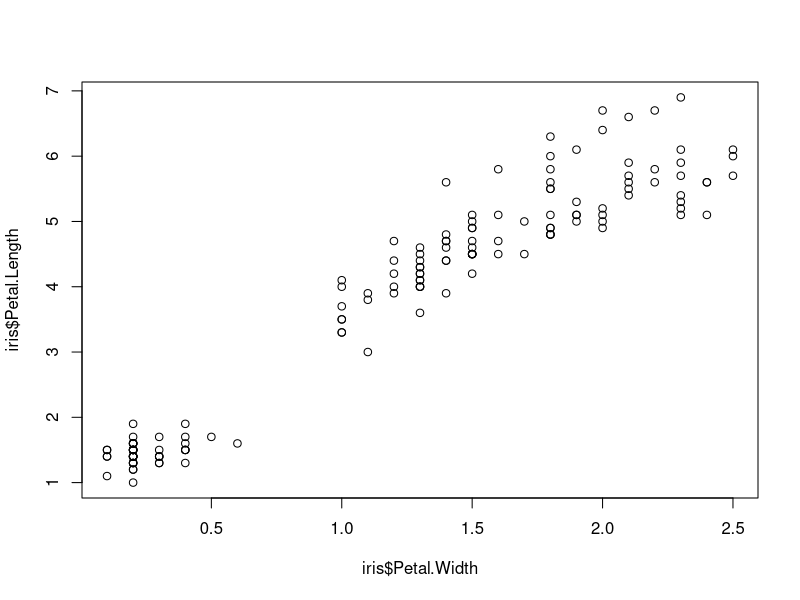
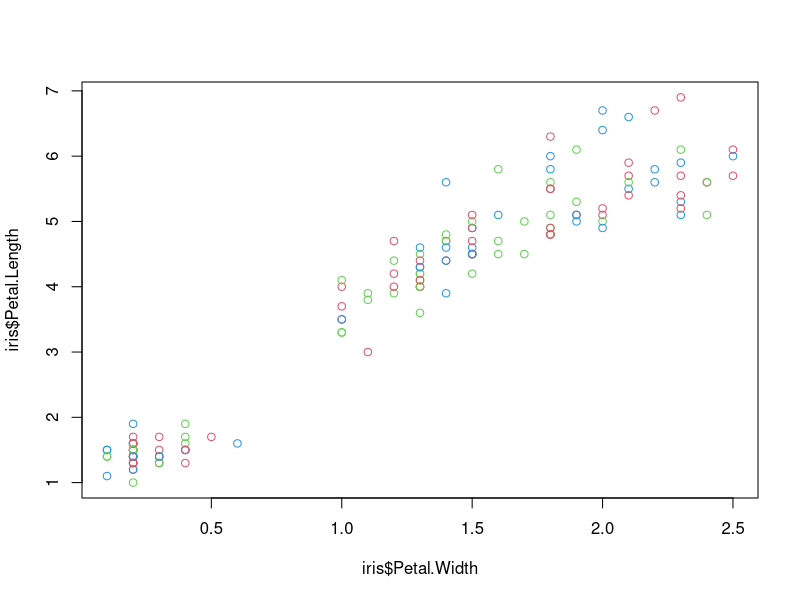
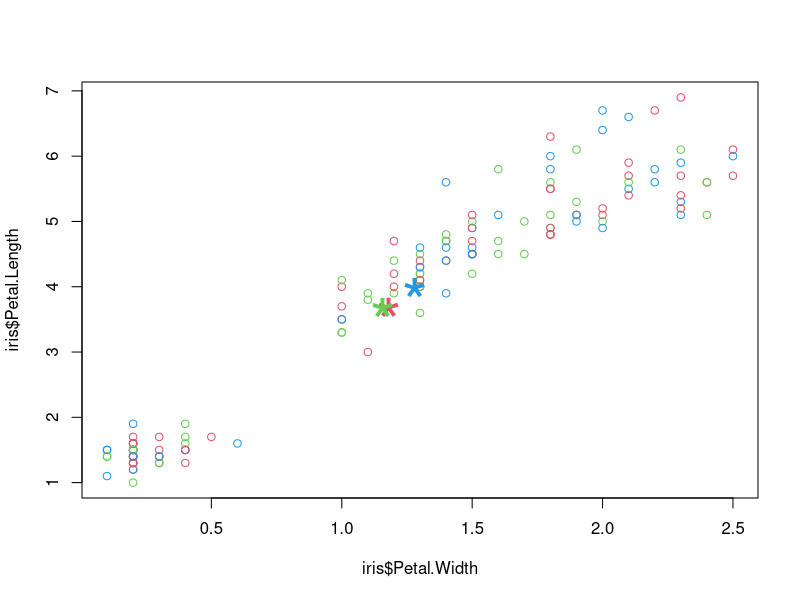

R code for these plots, in order: (Note: this script raises an error after producing the figures.)
## ---- chunk 1
knitr::opts_chunk$set(echo = TRUE)
########################################################
#kmeans algorithm illustration
########################################################

# Plot raw data
plot(iris$Petal.Width,iris$Petal.Length)


########################################################
# Start algorithm!
########################################################
# Randomly assign points to clusters (STEP 0)
K <- 3
data <- iris[,c(3,4)]
clusters <- sample(1:K, nrow(data), replace = TRUE)

# Plot raw data split by random cluster assignment 
plot(iris$Petal.Width,iris$Petal.Length,col=clusters+1)

############################
# Compute centroids (STEP 1)
############################

# Compute cluster average for one feature (Petal.Width)
tapply(iris$Petal.Width,clusters,mean) 
# Apply the "tapply" function to the columns of data. 
centers  <- apply(data, 2, tapply, clusters, mean)
centers

# Plot centroids with data
plot(iris$Petal.Width,iris$Petal.Length,col=clusters+1)
points(centers[,2],centers[,1],
       col=c(2,3,4),
       pch=rep("*",3),
       cex=4)

############################
# Create new clusters (STEP 1) 
############################
new.clus <- new.clusters(points = data, 
                         centers = centers)

# Define distance function p-2 features 
dist <- function(p1, p2) {
  return(sum((p1 - p2)^2))
}

# Define distance function p-2 features 
point.assign <- function(point, centers) {
  # Input: one point
  # Output: which cluster center is closest
  return(which.min(c(dist(point, centers[1, ]), 
                     dist(point, centers[2, ]), 
                     dist(point, centers[3, ]))))
}
# Test a point 
data[1,] # (1.4,0.2)
points(data[1,2],data[1,1],pch="o",cex=2)
point.assign(point=data[1,],centers=centers)
# The point (1.4,0.2) should be assigned to cluster ? 


# Define a function that assigns new clusters for all points
new.clusters <- function(points, centers) {
  # Input: points and centers
  # Output: new cluster assignment
  return(apply(points, 1, point.assign, centers))
}
# Test function 
clusters <- new.clusters(points=data,centers=centers)

# Plot centroids with data and new assigned points 
plot(iris$Petal.Width,iris$Petal.Length,col=clusters+1)
points(centers[,2],centers[,1],
       col=c(2,3,4),
       pch=rep("*",3),
       cex=4)


# Rinse and repeat

############################
# Compute centroids (STEP 2)
############################

centers  <- apply(data, 2, tapply, clusters, mean)
centers

# Plot centroids with data
plot(iris$Petal.Width,iris$Petal.Length,col=clusters+1)
points(centers[,2],centers[,1],
       col=c(2,3,4),
       pch=rep("*",3),
       cex=4)


############################
# Create new clusters (STEP 2)
############################
clusters <- new.clusters(points=data,centers=centers)

# Plot centroids with data and new assigned points 
plot(iris$Petal.Width,iris$Petal.Length,col=clusters+1)
points(centers[,2],centers[,1],
       col=c(2,3,4),
       pch=rep("*",3),
       cex=4)


############################
# Compute centroids (STEP 3)
############################

centers  <- apply(data, 2, tapply, clusters, mean)
centers

# Plot centroids with data
plot(iris$Petal.Width,iris$Petal.Length,col=clusters+1)
points(centers[,2],centers[,1],
       col=c(2,3,4),
       pch=rep("*",3),
       cex=4)


############################
# Create new clusters (STEP 3)
############################
clusters <- new.clusters(points=data,centers=centers)

# Plot centroids with data and new assigned points 
plot(iris$Petal.Width,iris$Petal.Length,col=clusters+1)
points(centers[,2],centers[,1],
       col=c(2,3,4),
       pch=rep("*",3),
       cex=4)



############################
# Compute centroids (STEP 4)
############################

centers  <- apply(data, 2, tapply, clusters, mean)
centers

# Plot centroids with data
plot(iris$Petal.Width,iris$Petal.Length,col=clusters+1)
points(centers[,2],centers[,1],
       col=c(2,3,4),
       pch=rep("*",3),
       cex=4)


############################
# Create new clusters (STEP 4)
############################
clusters <- new.clusters(points=data,centers=centers)

# Plot centroids with data and new assigned points 
plot(iris$Petal.Width,iris$Petal.Length,col=clusters+1)
points(centers[,2],centers[,1],
       col=c(2,3,4),
       pch=rep("*",3),
       cex=4)



